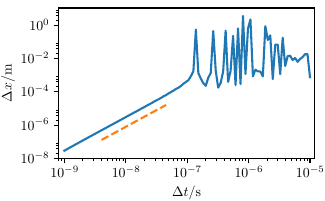

Reproduce this figure in Python.
import numpy as np
import matplotlib.pyplot as plt
import time

import mode_analysis_code
import coldatoms

# Enable LaTeX
plt.rc('text', usetex=True)
plt.rc('font', family='serif')
params = {
    'text.latex.preamble':
    [r'\usepackage{siunitx}', r'\usepackage{amsmath}'],
    'xtick.labelsize': 'medium',
    'ytick.labelsize': 'medium',
    'axes.labelsize': 'medium'
}
plt.rcParams.update(params)


line_width = 246.0 / 72.0
default_width = 0.95 * line_width 
golden_ratio = 1.61803398875
default_height = default_width / golden_ratio


# Use specific seed to make numpy random number generation reproducible
np.random.seed(2000)


# Configuration
num_ions = 127
frot = 180.0e3
v_wall = 1.0


# Forces
coulomb_force = coldatoms.CoulombForce()


class TrapPotential(object):

    def __init__(self, kz, delta, omega, phi_0):
        self.kz = kz
        self.kx = -(0.5 + delta) * kz
        self.ky = -(0.5 - delta) * kz
        self.phi_0 = phi_0
        self.phi = phi_0
        self.omega = omega
        self.trap_potential = coldatoms.HarmonicTrapPotential(self.kx, self.ky, self.kz)

    def reset_phase(self):
        self.phi = self.phi_0

    def force(self, dt, ensemble, f):
        self.phi += self.omega * 0.5 * dt
        self.trap_potential.phi = self.phi
        self.trap_potential.force(dt, ensemble, f)
        self.phi += self.omega * 0.5 * dt


mode_analysis = mode_analysis_code.ModeAnalysis(N=num_ions,
                                                Vtrap=(0.0, -1750.0, -1970.0),
                                                Vwall=v_wall,
                                                frot=1.0e-3 * frot)
trap_potential = TrapPotential(
    2.0 * mode_analysis.Coeff[2], mode_analysis.Cw, mode_analysis.wrot, np.pi / 2.0)


forces = [coulomb_force, trap_potential]


def evolve_ensemble(dt, t_max, ensemble, Bz, forces):
    num_steps = int(t_max / dt)
    coldatoms.bend_kick(dt, Bz, ensemble, forces, num_steps=num_steps)
    coldatoms.bend_kick(t_max - dt * num_steps, Bz, ensemble, forces)


initial_state = coldatoms.json_to_ensemble(open('initial_state_180kHz.txt').read())


t_max = 1.0e-5
dt_ref = 2.0e-10

ref_solution = initial_state.copy()
trap_potential.reset_phase()

t0 = time.clock()
evolve_ensemble(dt_ref, t_max, ref_solution, mode_analysis.B, forces)
t1 = time.clock()
t_elapsed = t1 - t0
print('total elapsed time: ', t_elapsed)
print('time per iter:      ', t_elapsed / (t_max / dt_ref))

f = open('reference_solution_180kHz.txt', 'w')
f.write(coldatoms.ensemble_to_json(ref_solution))
f.close()


ref_solution = coldatoms.json_to_ensemble(open('reference_solution_180kHz.txt', 'r').read())


def mean_error(x, y):
    n = x.shape[0]
    assert(n == y.shape[0])
    assert(x.shape[1] == y.shape[1])
    error = 0.0
    for i in range(n):
        error += np.linalg.norm(x[i] - y[i])**2
    error /= n
    error = np.sqrt(error)
    return error


def compute_error(dt, initial_state, ref_sol):
    trap_potential.reset_phase()
    my_ensemble = initial_state.copy()
    evolve_ensemble(dt, t_max, my_ensemble, mode_analysis.B, forces)
    # return mean_error(ref_sol.x, my_ensemble.x)
    return np.linalg.norm(ref_sol.x - my_ensemble.x)


dt_min = 1.0e-9
dt_max = 1.0e-5
num_pts = 100
ddt = (dt_max / dt_min) ** (1.0 / (num_pts - 1.0))
dts = np.array([dt_min * ddt**e for e in range(num_pts)])


errors = [compute_error(dt, initial_state, ref_solution) for dt in dts]


plt.clf()
plt.loglog(dts, errors)

quadratic_dts = dts[15:42]
quadratic = quadratic_dts**2 * (8.0e-9 / dts[0]**2)
plt.loglog(quadratic_dts, quadratic, '--')

plt.xlabel(r'$\Delta t /\si{s}$')
plt.ylabel(r'$\Delta x /\si{m}$')
plt.xlim([0.8e-9, 1.2e-5])
plt.ylim([1.0e-8, 1.1e1])
plt.gcf().set_size_inches([default_width, default_height])
plt.subplots_adjust(left=0.18, right=0.97, top=0.96, bottom=0.21)
plt.savefig('fig_convergence.pdf')

